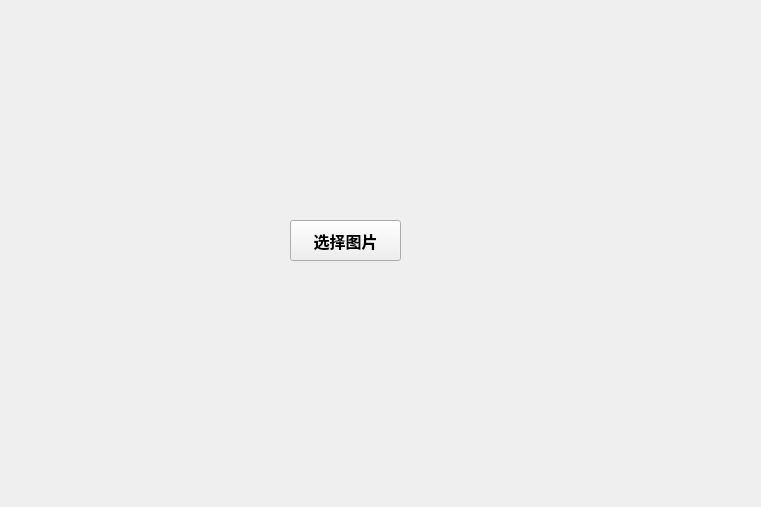
<?xml version="1.0" encoding="UTF-8"?>
<ui version="4.0">
 <class>MainWindow</class>
 <widget class="QMainWindow" name="MainWindow">
  <property name="geometry">
   <rect>
    <x>0</x>
    <y>0</y>
    <width>761</width>
    <height>507</height>
   </rect>
  </property>
  <property name="windowTitle">
   <string>使背景图片自动适应窗体大小</string>
  </property>
  <widget class="QWidget" name="centralwidget">
   <widget class="QPushButton" name="pushButton">
    <property name="geometry">
     <rect>
      <x>290</x>
      <y>220</y>
      <width>111</width>
      <height>41</height>
     </rect>
    </property>
    <property name="font">
     <font>
      <pointsize>12</pointsize>
      <weight>75</weight>
      <bold>true</bold>
     </font>
    </property>
    <property name="text">
     <string>选择图片</string>
    </property>
   </widget>
  </widget>
 </widget>
 <resources/>
 <connections/>
</ui>
